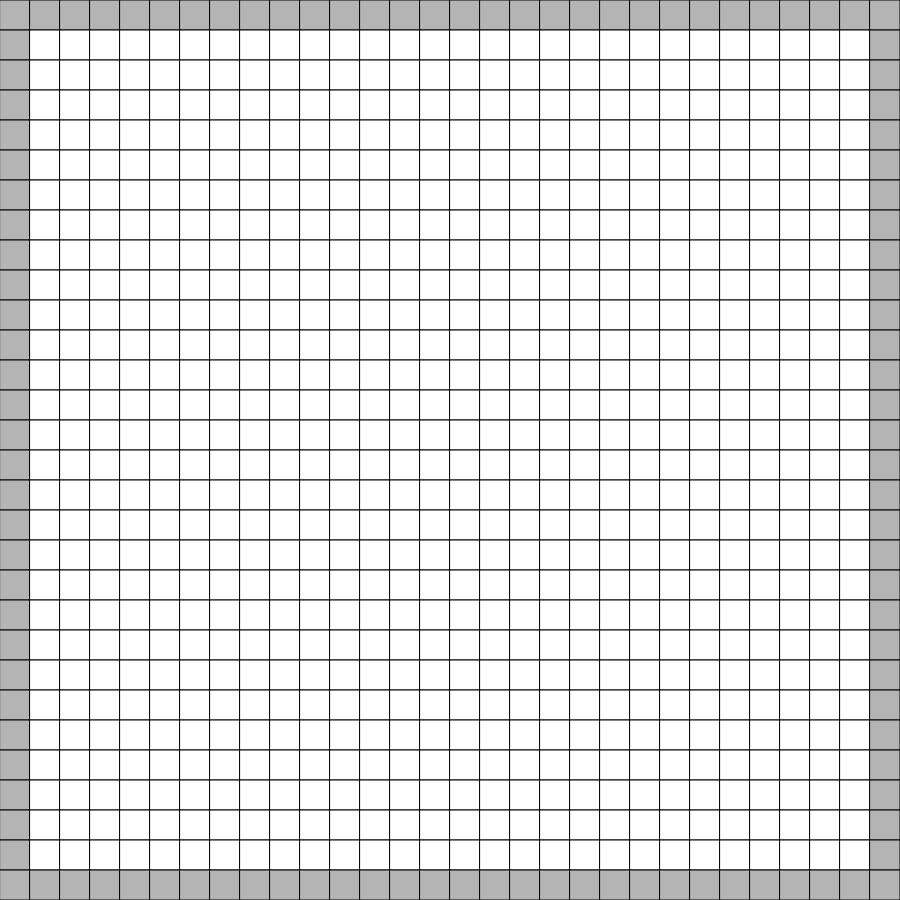
Frame 1 (no input)
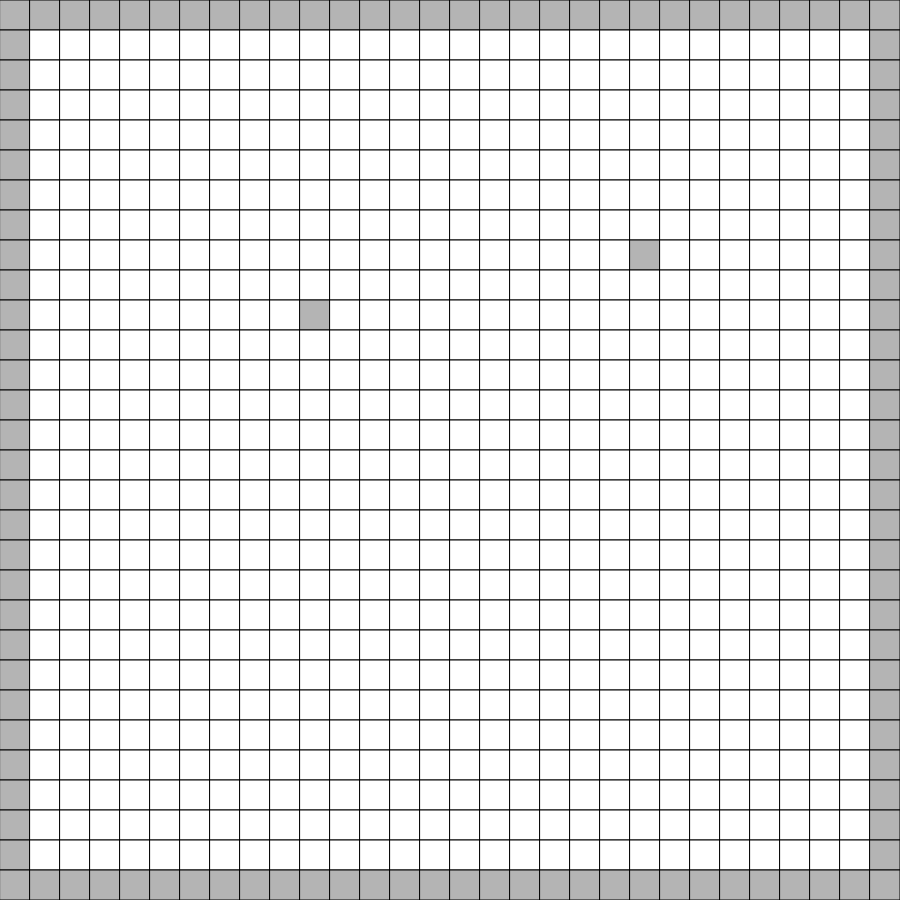
Frame 60 (no input)
Frame 120 (the mouse pressed at the canvas centre since frame 60): identical to frame 60, image omitted

The p5.js sketch that drew these frames (run headless with seeded random() and noise() and a simulated clock; from frame 60 on, the mouse is pressed at the canvas centre):

// p5.js sketch
// ── sketch.js
let grid;
let rows = 30;
let cols = 30;

let snakeBlock = {
  x: 10,
  y: 10
};

let snake = [snakeBlock];

let speed = 1;

let movingLeft = false;
let movingRight = false;
let movingUp = false;
let movingDown = false;

let foodX;
let foodY;
let isEating = false;

let array = [5, 6, 7, 8, 9, 10, 15, 16, 17, 18, 19, 20, 21, 22, 23, 24, 25];

function setup() {
  if (windowWidth > windowHeight) {
    createCanvas(windowHeight * 0.9, windowHeight * 0.9);
  } else {
    createCanvas(windowWidth * 0.9, windowWidth * 0.9);
  }
  grid = createEmptyGrid(cols, rows);

  createBorder();

  foodX = random(array);
  foodY = random(array);
}

function draw() {
  background(220);
  displayGrid(grid, rows, cols);
  displaySnake();
  moveSnake();
  displayFood();
}

function windowResized() {
  if (windowWidth > windowHeight) {
    createCanvas(windowHeight * 0.9, windowHeight * 0.9);
  } else {
    createCanvas(windowWidth * 0.9, windowWidth * 0.9);
  }
}

function createEmptyGrid() {
  let emptyGrid = [];
  for (let x = 0; x < cols; x++) {
    emptyGrid.push([]);
    for (let y = 0; y < rows; y++) {
      emptyGrid[x].push(0);
    }
  }
  return emptyGrid;
}

function displayGrid(grid, rows, cols) {
  let cellSize = width / cols;
  for (let y = 0; y < rows; y++) {
    for (let x = 0; x < cols; x++) {
      if (grid[y][x] === 0) {
        fill(255);
      } else {
        fill(180);
      }
      rect(x * cellSize, y * cellSize, cellSize, cellSize);
    }
  }
}

function createBorder() {
  for (let i = 0; i < rows; i++) {
    grid[0][i] = 1;
  }
  for (let i = 0; i < cols; i++) {
    grid[i][0] = 1;
  }
  for (let i = cols - 1; i >= 0; i--) {
    grid[rows - 1][i] = 1;
  }
  for (let i = cols - 1; i >= 0; i--) {
    grid[i][rows - 1] = 1;
  }
}

function keyPressed() {
  if (key === "w") {
    movingUp = true;
    movingDown = false;
    movingLeft = false;
    movingRight = false;
  }
  if (key === "a") {
    movingLeft = true;
    movingUp = false;
    movingDown = false;
    movingRight = false;
  }
  if (key === "s") {
    movingDown = true;
    movingUp = false;
    movingLeft = false;
    movingRight = false;
  }
  if (key === "d") {
    movingRight = true;
    movingUp = false;
    movingDown = false;
    movingLeft = false;
  }
}

function displaySnake() {
  for (let i = snake.length - 1; i >= 0; i--) {
    grid[snake[i].y][snake[i].x] = 1;
  }
}

function moveSnake() {
  // if (snake.length === 1) {
  if (frameCount % 2 === 0) {
    for (let i = snake.length - 1; i >= 0; i--) {
      if (movingUp && snake[i].y > 1) {
        if ((isEating === false)) {
          previousLocation = snake.pop();
          grid[previousLocation.y][previousLocation.x] = 0;
          previousLocation.y -= 1;
          snake.push(snakeBlock);
        } 
        // else {
        //   snakeBlock.y -= 1;
        //   previousLocation = snake.pop();
        //   grid[previousLocation.y][previousLocation.x] = 0;
        //   previousLocation.y -= 1;
        //   snake.push(snakeBlock);
        //   snake.push(snakeBlock);
        // }
      }

      if (movingDown && snake[i].y < rows - 2) {
        previousLocation = snake.pop();
        grid[previousLocation.y][previousLocation.x] = 0;
        previousLocation.y += 1;
        snake.push(snakeBlock);
      }
      if (movingRight && snake[i].x < cols - 2) {
        previousLocation = snake.pop();
        grid[previousLocation.y][previousLocation.x] = 0;
        previousLocation.x += 1;
        snake.push(snakeBlock);
      }
      if (movingLeft && snake[i].x > 1) {
        previousLocation = snake.pop();
        grid[previousLocation.y][previousLocation.x] = 0;
        previousLocation.x -= 1;
        snake.push(snakeBlock);
      }
    }
  }
}
// }

function displayFood() {
  grid[foodY][foodX] = 1;
  for (let i = snake.length - 1; i >= 0; i--) {
    if (foodY === snake[i].y && foodX === snake[i].x) {
      isEating = true;
      grid[foodY][foodX] = 0;
      foodX = random(array);
      foodY = random(array);
      grid[foodY][foodX] = 1;
    } else {
      isEating = false;
    }
  }
}

// function moveSnake() {
//   // move the player

//   if (frameCount % 5 === 0) {
//     if (movingUp && snake[0].y > 1) {
//       grid[(snake[0].x, snake[0].y)] = 0;
//       snake[0].y -= 1;
//     }
//     if (movingDown && snake[0].y < rows - 2) {
//       grid[(snake[0].x, snake[0].y)] = 0;
//       snake[0].y += 1;
//     }
//     if (movingRight && snake[0].x < cols - 2) {
//       grid[(snake[0].x, snake[0].y)] = 0;
//       snake[0].x += 1;
//     }
//     if (movingLeft && snake[0].x > 1) {
//       grid[(snake[0].x, snake[0].y)] = 0;
//       snake[0].x -= 1;
//     }
//     // put player back into grid
//     grid[(snake[0].x, snake[0].y)] = 1;
//   }
// }

// function moveSnake() {
//   // move the player

//   if (frameCount % 5 === 0) {
//     if (movingUp && snake[0].y > 1) {
//       grid[(snake[0].x, snake[0].y)] = 0;
//       snake[0].y -= 1;
//     }
//     if (movingDown && snake[0].y < rows - 2) {
//       grid[(snake[0].x, snake[0].y)] = 0;
//       snake[0].y += 1;
//     }
//     if (movingRight && snake[0].x < cols - 2) {
//       grid[(snake[0].x, snake[0].y)] = 0;
//       snake[0].x += 1;
//     }
//     if (movingLeft && snake[0].x > 1) {
//       grid[(snake[0].x, snake[0].y)] = 0;
//       snake[0].x -= 1;
//     }
//     // put player back into grid
//     grid[(snake[0].x, snake[0].y)] = 1;
//   }
// }
